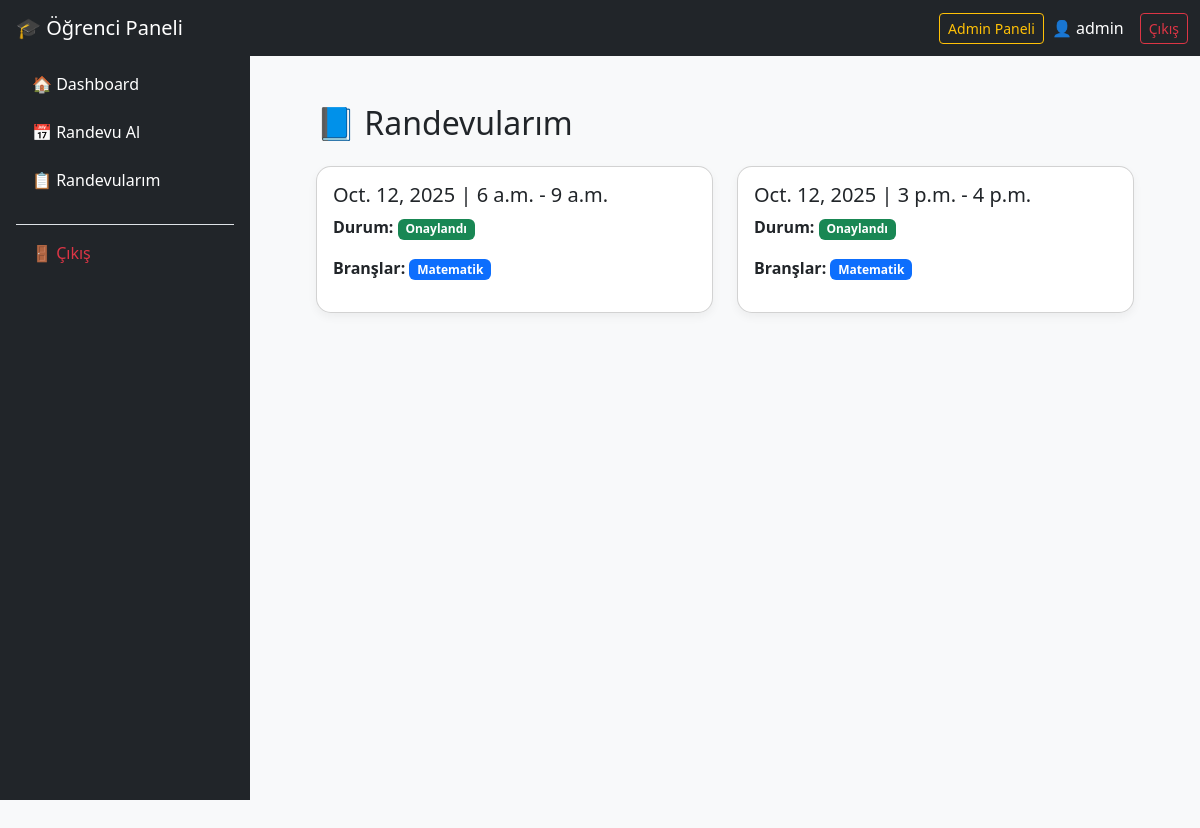
Page /appointments/my/ (signed in) on the earlier database version.
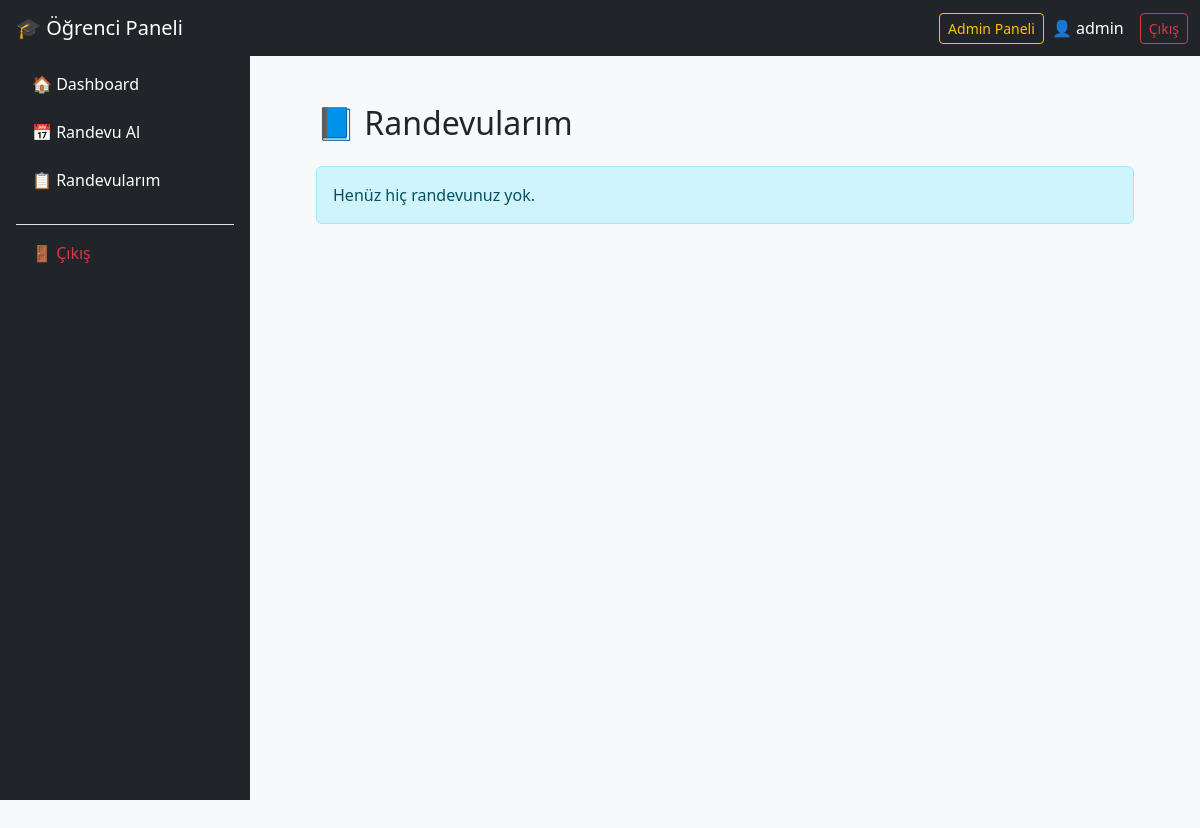
Same page on the later database version.
### appointments/models.py (models this page shows, shortened)
class Appointment(models.Model):
    availability = models.ForeignKey(
        Availability,
        on_delete=models.CASCADE,
        related_name='appointments'
    )
    student = models.ForeignKey(
        User,
        on_delete=models.CASCADE,
        limit_choices_to={'role__name': 'Student'},
        related_name='appointments'
    )
    branches = models.ManyToManyField(Branch)
    status = models.CharField(max_length=20, choices=[
        ('approved', 'Approved'),
        ('cancelled', 'Cancelled'),
        ('no_show', 'No Show'),
        ], default='approved')
    cancelled_by = models.ForeignKey(
        User,
        on_delete=models.SET_NULL,
        null=True,
        blank=True,
        related_name='cancelled_appointments'
    )
    cancel_reason = models.TextField(blank=True, null=True)

class Availability(models.Model):
    admin = models.ForeignKey(
        User,
        on_delete=models.CASCADE,
        limit_choices_to={'role__name': 'Admin'},
        related_name='availabilities'
    )
    date = models.DateField()
    start_time = models.TimeField()
    end_time = models.TimeField()
    quota = models.PositiveIntegerField()
    note = models.TextField(blank=True, null=True)

class Branch(models.Model):
    name = models.CharField(max_length=100)

### appointments/views.py (the view)
# urls.py: path('my/', views.my_appointments, name='my_appointments'),
@login_required
def my_appointments(request):
    appointments = (
        Appointment.objects
        .filter(student=request.user)
        .select_related('availability')
        .prefetch_related('branches')
    )
    return render(request, 'appointments/my_appointments.html', {
        'appointments': appointments
    })

### appointments/templates/appointments/my_appointments.html (shortened to what this page needs)
{% extends 'appointments/base_student.html' %}
{% block student_content %}
<h2 class="mb-4">📘 Randevularım</h2>
{% if appointments %}
<div class="row">
    {% for appt in appointments %}
    <div class="col-md-6 mb-4">
        <div class="card p-3">
            <h5>{{ appt.availability.date }} | {{ appt.availability.start_time }} - {{ appt.availability.end_time }}</h5>
            <p><strong>Durum:</strong>
                {% if appt.status == 'approved' %}
                <span class="badge bg-success">Onaylandı</span>
                {% elif appt.status == 'cancelled' %}
                <span class="badge bg-danger">İptal Edildi</span>
                {% else %}
                <span class="badge bg-secondary">Gelmedi</span>
                {% endif %}
            </p>
            <p><strong>Branşlar:</strong>
                {% for b in appt.branches.all %}
                <span class="badge bg-primary">{{ b.name }}</span>
                {% empty %}
                Yok
                {% endfor %}
            </p>
        </div>
    </div>
    {% endfor %}
</div>
{% else %}
<div class="alert alert-info">Henüz hiç randevunuz yok.</div>
{% endif %}
{% endblock %}

Differences in the rows shown:
removed Appointment: availability "Oct. 12, 2025", availability.start_time "6 a.m.", availability.end_time "9 a.m.", status "Onaylandı"
removed Branch: name "Matematik"
removed Appointment: availability "Oct. 12, 2025", availability.start_time "3 p.m.", availability.end_time "4 p.m.", status "Onaylandı"
Other differences:
text now shown: "Henüz hiç randevunuz yok."
